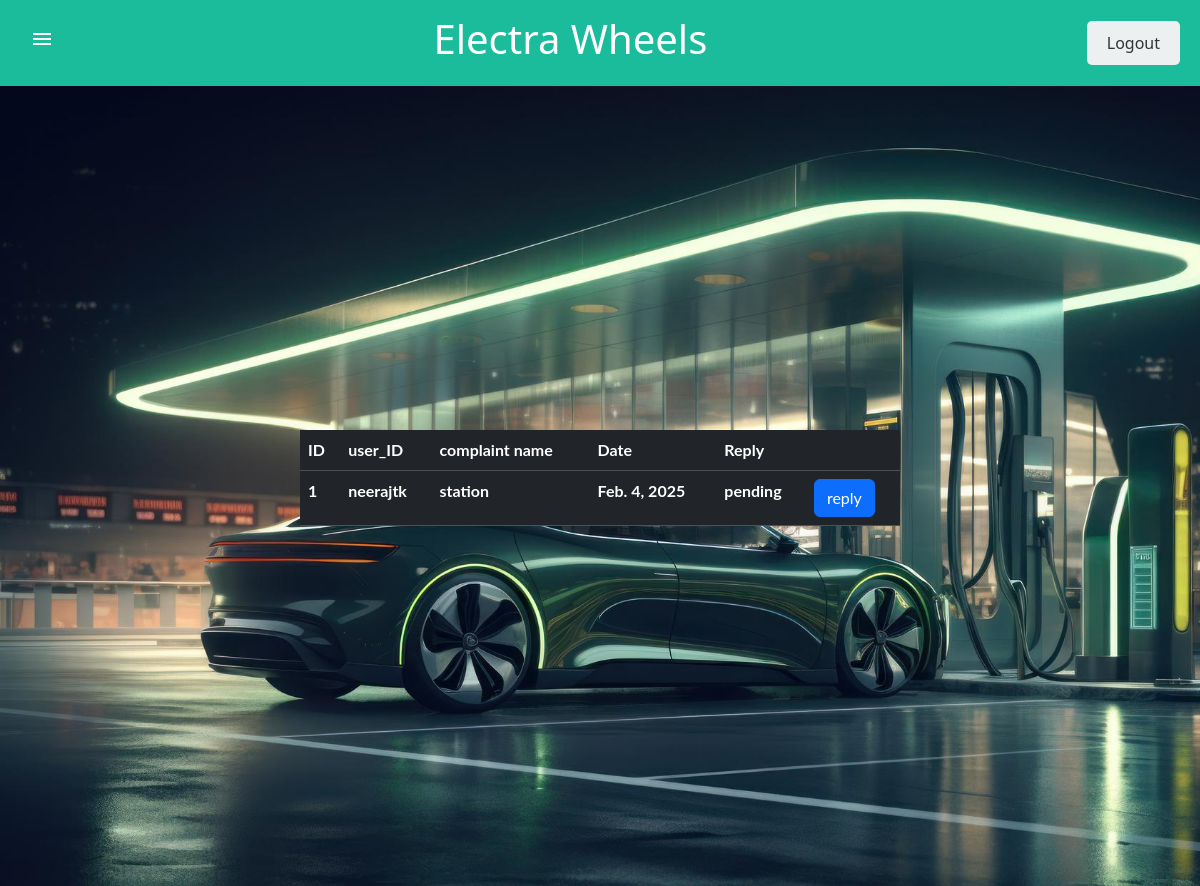
Before: /complaint/ with the older database file.
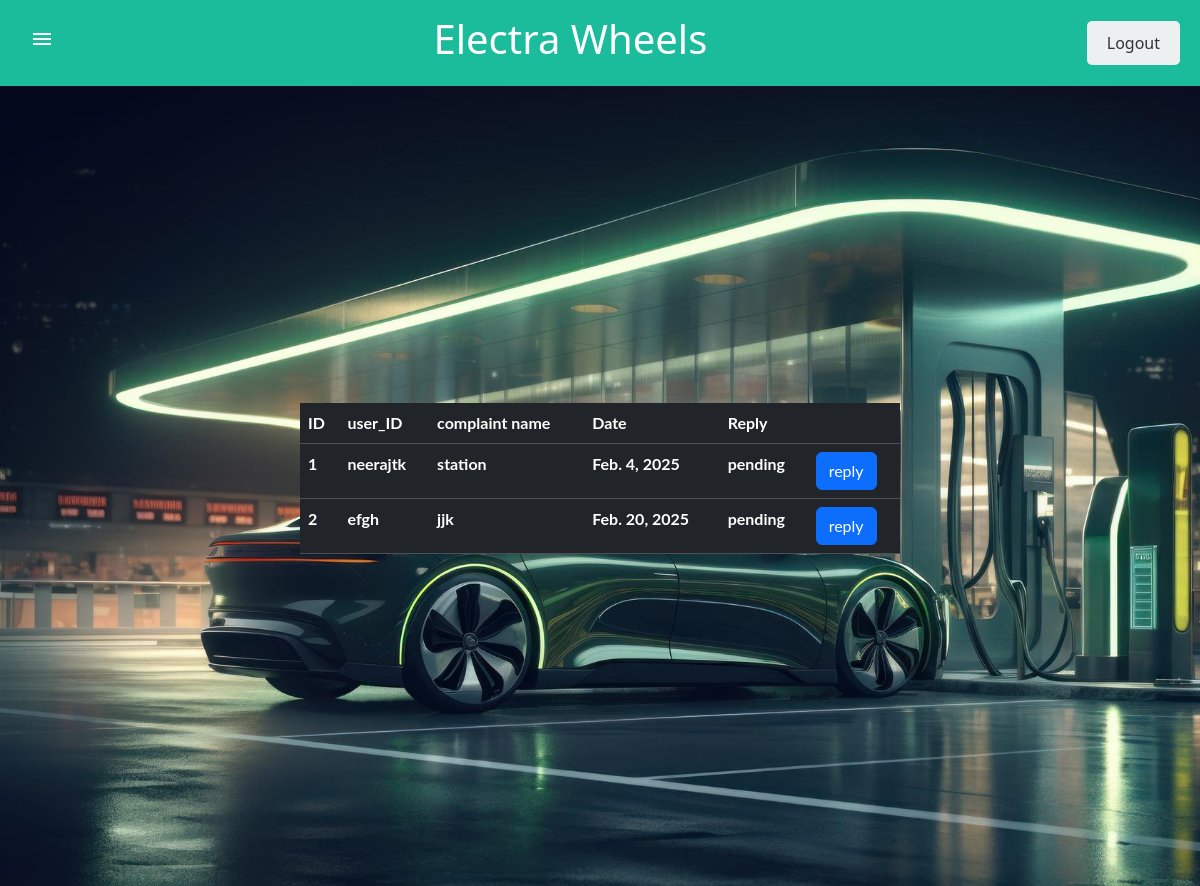
After: the same page with the newer database file.
### evapp/models.py (models this page shows)
class ComplaintTable(models.Model):
    USER = models.ForeignKey(UserTable, on_delete=models.CASCADE)
    Complaint = models.CharField(max_length=100, blank=True, null=True)
    Description = models.CharField(max_length=100, blank=True, null=True)
    Category = models.CharField(max_length=100, blank=True, null=True)
    Date = models.DateField(auto_now_add=True, blank=True, null=True)
    Reply = models.CharField(max_length=100, blank=True, null=True)

class UserTable(models.Model):
    LOGIN=models.ForeignKey(Logintable, on_delete=models.CASCADE)
    Name = models.CharField(max_length=30, blank=True, null=True)
    Address = models.CharField(max_length=300, blank=True, null=True)
    Phone= models.BigIntegerField(null=True, blank=True)
    Email = models.CharField(max_length=30, blank=True, null=True)
    Vehiclenumber = models.CharField(max_length=30, blank=True, null=True)

### evapp/views.py (the view)
# urls.py: path('complaint/',ComplaintPage.as_view(), name="complaint"),
class ComplaintPage(View):
    login_url='/'
    def get(self,request):
        obj = ComplaintTable.objects.all()
        return render(request, 'complainttable.html',{'obj':obj})

### template/complainttable.html
{% extends 'admin_home.html'%}
{%block body%}
<div class="body">
       <table class="table table-dark" style="width: 600px;">
        <tr>
            <th>ID</th>
            <th>user_ID</th>
            <th>complaint name</th>
            <th>Date</th>
            <th>Reply</th>
            <th></th>
        </tr>
        {% for i in obj %}
        <tr>
            <th>{{ forloop.counter}}</th>
            <th>{{i.USER.Name}}</th>
            <th>{{i.Complaint}}</th>
            <th>{{i.Date}}</th>
            <th>{{i.Reply}}</th>
            <td><a href="/reply/{{ i.id }}" class="btn btn-primary">reply</a></td>
        </tr>
        {% endfor %}
    </table>
</div>
    {% endblock %}

Changed rows visible on the page:
added ComplaintTable: USER.Name "efgh", Complaint "jjk", Date "Feb. 20, 2025", Reply "pending"
